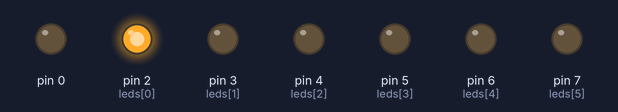
Bench run of a sketch on a simulated Arduino Uno, built with avr-gcc and run on an emulated ATmega328P. Shown: output pins drawn as LEDs (lit = HIGH).

Above: at 0.02 s.
At 0.27 s:
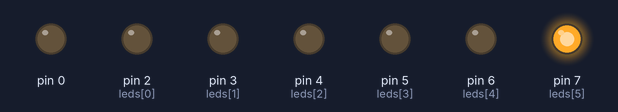
At 0.67 s:
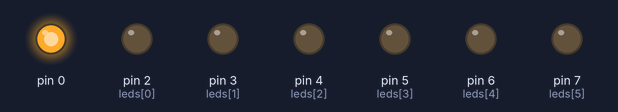
At 1.47 s:
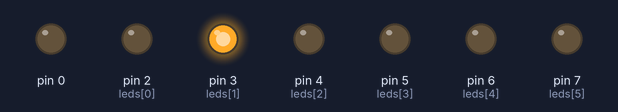
At 2.27 s:
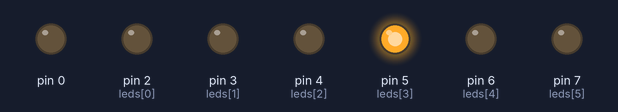
At 2.92 s:
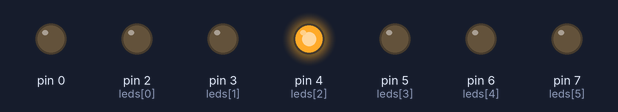
Timing chart, 0 to 3.2 s (numbered marks = the images above):
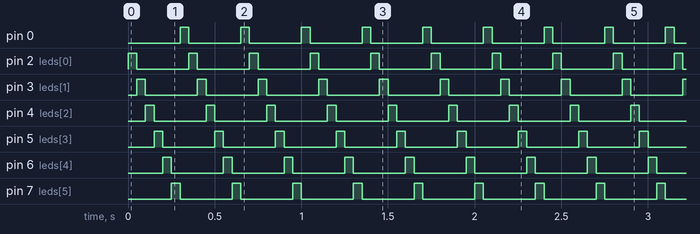

Measured:
- by itself, pin 0, pin 2 (leds[0]), pin 3 (leds[1]), pin 4 (leds[2]), pin 5 (leds[3]), pin 6 (leds[4]), pin 7 (leds[5]): alternates HIGH for 0.05 s and LOW for 0.30 s
- by itself, everything shown: repeats every 0.35 s, in 7 steps

The sketch:

KaraSimsek.ino
```cpp
int leds[] = {2,3,4,5,6,7};

void setup() {
  for(int x = 0; x <= 6;x++){
    pinMode(leds[x],OUTPUT);
  }

}

void loop() {
  // for(int x = 0; x <= 6;x++){
  //   digitalWrite(leds[x],HIGH);
  //   delay(50);
  //   if(x != 0){
  //     digitalWrite(leds[x-1],LOW);
  //     delay(100);
  //   }
  // }

for(int x = 0; x <= 6;x++){
  digitalWrite(leds[x],HIGH);
  delay(50);
  digitalWrite(leds[x],LOW);
}

for(int y = 6; y <= 0;y--){
  digitalWrite(leds[y],HIGH);
  delay(50);
  digitalWrite(leds[y],LOW);
}

  //for test leds
  // for(int x = 0; x <= 6;x++){
  //   digitalWrite(leds[x],HIGH);
  // }

}
```
